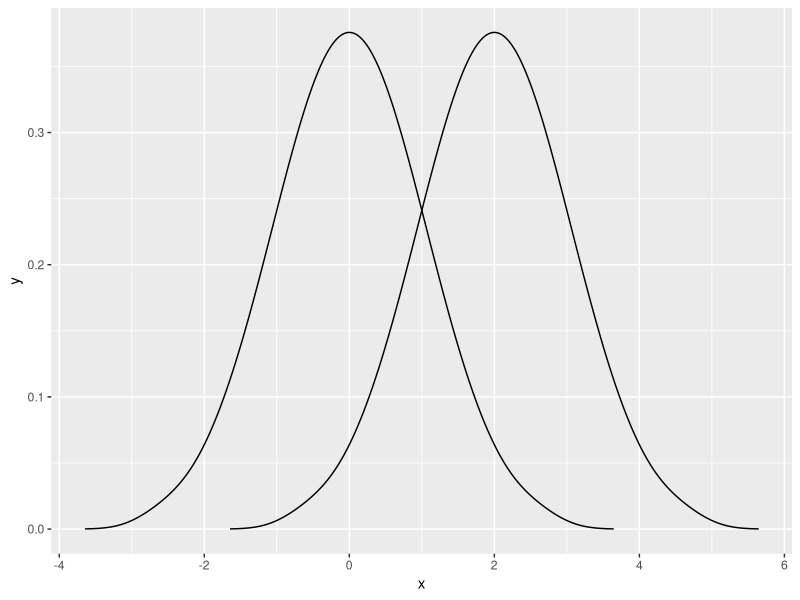
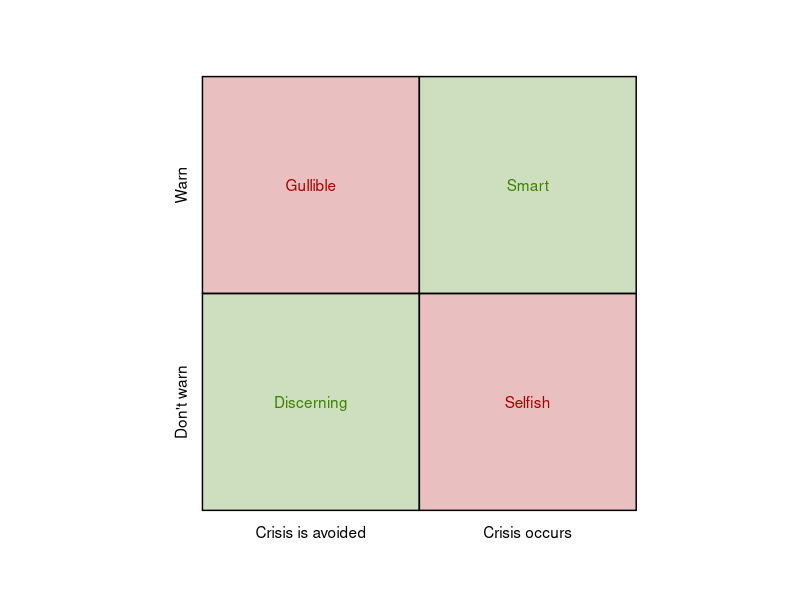

Write R code to recreate these figures, in order.
## ---- chunk 1
knitr::opts_chunk$set(echo = FALSE, warning = FALSE)
library(tidyverse)
library(bayestestR)
## ---- chunk 2
# create distributions
x <- distribution_normal(n = 100, mean = 0, sd = 1)
z <- distribution_normal(n = 100, mean = 2, sd = 1)

# add x distribution to plot
p <- x %>% 
  density() %>%
  as.data.frame() %>% 
  ggplot(aes(x=x, y=y)) +
  geom_line()

# add z distribution to plot
p <- p + geom_line(data = as.data.frame(density(z)), aes(x=x, y=y))

p
## ---- chunk 3
empty_theme <- theme(                              
  plot.background = element_blank(), 
  panel.grid.major = element_blank(), 
  panel.grid.minor = element_blank(), 
  panel.border = element_blank(), 
  panel.background = element_blank(),
  axis.line = element_blank(),
  axis.ticks = element_blank(),
  axis.text.y = element_text(angle = 90)
)

plot <- ggplot(NULL, aes()) +
  # fix the scale so it's always a square
  coord_fixed() +
  # set the scale to one greater than 0-10 in each direction
  # this gives us some breating room and space to add some arrows
  scale_x_continuous(expand = c(0, 0), limits = c(-1, 11),
                     breaks = c(2,8), labels=c("2" = "", "8" = "")) +
  scale_y_continuous(expand = c(0, 0), limits = c(-1,11),
                     breaks = c(2,8), labels=c("2" = "", "8" = "")) +
  # apply the empty theme
  empty_theme +
  # labels
  labs(title = "",
       x = "",
       y = "") +
  
  # create the quadrants
  geom_rect(aes(xmin=0, xmax=5, ymin=0, ymax=5), color = "black", fill = "#3c8200", alpha = .25) +
  geom_rect(aes(xmin=5, xmax=10, ymin=0, ymax=5), color = "black", fill = "#AA0000", alpha = .25) +
  geom_rect(aes(xmin=0, xmax=5, ymin=5, ymax=10), color = "black", fill = "#AA0000", alpha = .25) +
  geom_rect(aes(xmin=5, xmax=10, ymin=5, ymax=10), color = "black", fill = "#3c8200", alpha = .25) +
  
  # quadrant labels
  annotate("text", x = -.5, y = 2.5, angle = 90, label = "Don't warn") +
  annotate("text", x = -.5, y = 7.5, angle = 90, label = "Warn") +
  annotate("text", x = 2.5, y = -.5, label = "Crisis is avoided") +
  annotate("text", x = 7.5, y = -.5, label = "Crisis occurs") +
  
  # quadrant titles
  annotate("text", x = 2.5, y = 2.5, color = "#3c8200", label = "Discerning") +
  annotate("text", x = 2.5, y = 7.5, color = "#AA0000", label = "Gullible") +
  annotate("text", x = 7.5, y = 2.5, color = "#AA0000", label = "Selfish") +
  annotate("text", x = 7.5, y = 7.5, color = "#3c8200", label = "Smart")

plot
